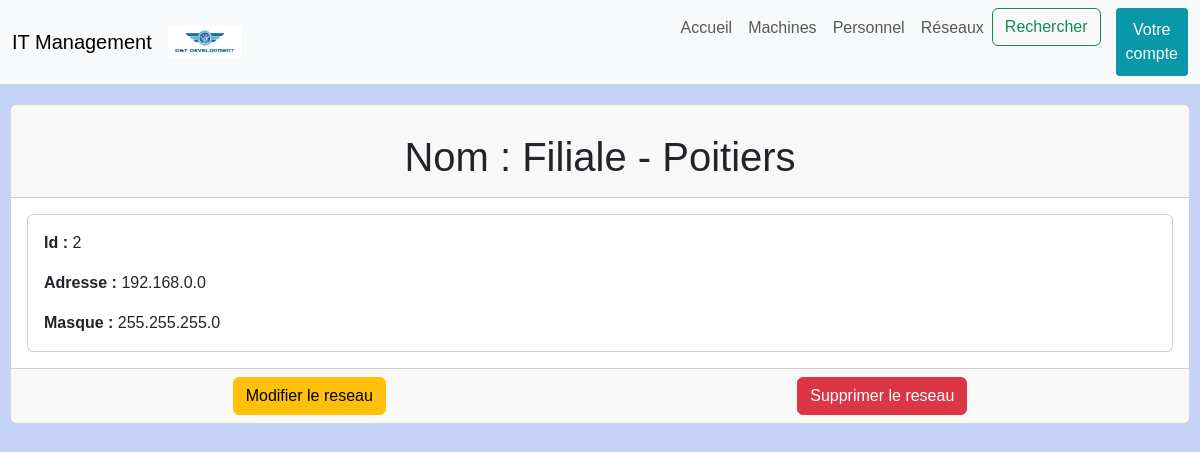
/reseau/2, run on the app's committed database.
### projetApp/models.py (models this page shows, shortened)
class Reseau(models.Model):
	id = models.AutoField(		#l'id est créée automatiquement est inchangeable et est unique
		primary_key = True,
		editable = False,
		unique = True,
	)
	nom = models.CharField(max_length= 32, unique=True)
	adresse_ip = models.CharField(max_length=15, validators=[validate_ipv4_address])		#le validator permet de vérifier qu'il s'agit d'une adresse ipv4 valide
	masque = models.CharField(max_length= 15, validators=[validate_ipv4_address])

### projetApp/views.py (the view)
# urls.py: path('reseau/<pk>', views.reseau_detail_view, name='detail_reseau'),
def reseau_detail_view(request, pk):
    reseau = get_object_or_404(Reseau, id = pk)
    return render(request, 'templates/html/detail_reseau.html', {'reseau': reseau})

### projetApp/templates/html/detail_reseau.html (shortened to what this page needs)
{% extends "index.html" %}
{% block content %}
    <div class="card">
        <div class="card-header">
            <h1 class="card-title">Nom : {{ reseau.nom }}</h1>
        </div>
        <div class="card-body">
            <div class="card">
                <div class="card-body">
                    <p class="card-text"><strong>Id : </strong>{{ reseau.id }}</p>
                    <p class="card-text"><strong>Adresse : </strong>{{ reseau.adresse_ip }}</p>
                    <p class="card-text"><strong>Masque : </strong>{{ reseau.masque }}</p>
                </div>
            </div>
        </div>
        <div class="card-footer">
            <div class="li_button">
                <a href="{% url 'modifier_reseau' reseau.id %}"><button class="btn btn-warning">Modifier le reseau</button></a>
                <a href="{% url 'supprimer_reseau' reseau.id %}"><button class="btn btn-danger">Supprimer le reseau</button></a>
            </div>
        </div>
    </div>
{% endblock %}

### projetApp/static/css/style.css (style rules this page uses)
body { background-color: #c4d3f6; font-family: 'Arial', sans-serif; }
body h1 { text-align: center; padding-top: 20px; }
.li_button { display: flex; align-items: flex-end; justify-content: space-around; }

### data on the page
Reseau: nom "Filiale - Poitiers", id "2", adresse_ip "192.168.0.0", masque "255.255.255.0"
